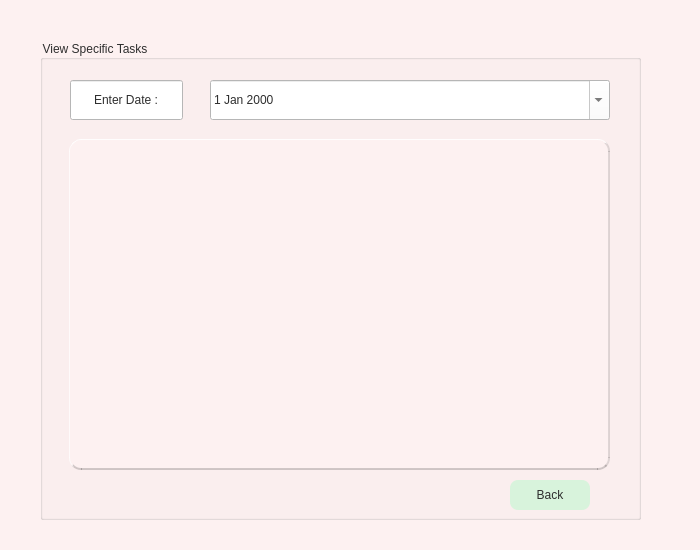
<?xml version="1.0" encoding="UTF-8"?>
<ui version="4.0">
 <class>viewspecificpage</class>
 <widget class="QWidget" name="viewspecificpage">
  <property name="geometry">
   <rect>
    <x>0</x>
    <y>0</y>
    <width>700</width>
    <height>550</height>
   </rect>
  </property>
  <property name="windowTitle">
   <string>Form</string>
  </property>
  <property name="styleSheet">
   <string notr="true">QFrame {
    background-color: white;
    border-radius: 12px;
    border-top: 1px solid rgba(255, 255, 255, 0.9);
    border-left: 1px solid rgba(255, 255, 255, 0.7);
    border-bottom: 2px solid rgba(0, 0, 0, 0.18);
    border-right: 2px solid rgba(0, 0, 0, 0.12);
}
QWidget {
    background-color: #fdf1f1;   /* pastel pink background */
    color: #2e2e2e;              /* charcoal text */
}

QPushButton {
    background-color: #d8f3dc;   /* mint green buttons */
    color: #2e2e2e;              /* dark text */
   
    border-radius: 8px;
    padding: 8px;
}

QPushButton:pressed {
    background-color: #fff5e1;   /* soft cream when pressed */
}
QDateEdit{
 background-color:white;
}
QTimeEdit
{
background-color:white;
}
QPlainTextEdit
{
background-color:white;
}
QComboBox
{
background-color:white;
}

</string>
  </property>
  <widget class="QGroupBox" name="groupBox">
   <property name="geometry">
    <rect>
     <x>40</x>
     <y>40</y>
     <width>601</width>
     <height>480</height>
    </rect>
   </property>
   <property name="title">
    <string>View Specific Tasks</string>
   </property>
   <widget class="QPushButton" name="btnBack">
    <property name="geometry">
     <rect>
      <x>470</x>
      <y>440</y>
      <width>80</width>
      <height>30</height>
     </rect>
    </property>
    <property name="text">
     <string>Back</string>
    </property>
   </widget>
   <widget class="QTableWidget" name="tableWidget">
    <property name="geometry">
     <rect>
      <x>29</x>
      <y>99</y>
      <width>541</width>
      <height>331</height>
     </rect>
    </property>
   </widget>
   <widget class="QLineEdit" name="lineEdit">
    <property name="geometry">
     <rect>
      <x>30</x>
      <y>40</y>
      <width>113</width>
      <height>40</height>
     </rect>
    </property>
    <property name="styleSheet">
     <string notr="true">QLineEdit
{
background-color:white;
}</string>
    </property>
    <property name="text">
     <string>Enter Date :</string>
    </property>
    <property name="alignment">
     <set>Qt::AlignmentFlag::AlignCenter</set>
    </property>
    <property name="readOnly">
     <bool>true</bool>
    </property>
   </widget>
   <widget class="QDateEdit" name="dateEdit">
    <property name="geometry">
     <rect>
      <x>170</x>
      <y>40</y>
      <width>400</width>
      <height>40</height>
     </rect>
    </property>
    <property name="calendarPopup">
     <bool>true</bool>
    </property>
   </widget>
  </widget>
 </widget>
 <resources/>
 <connections/>
</ui>
